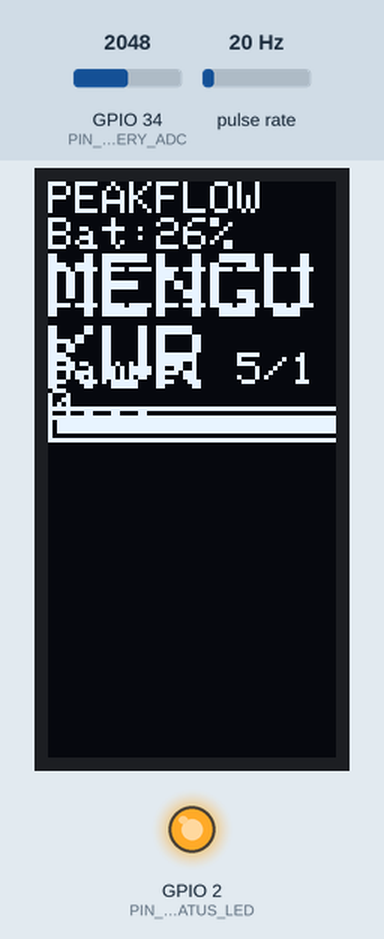
Recording of a sketch running on a simulated ESP32. Parts: 64×128 one-colour display, output pins drawn as LEDs (lit = HIGH). Wiring (inferred from the names in the program): pulse sensor: data GPIO 15. The inputs (shaded band) are chosen by the test bench; at power-on: pulse rate 20 Hz, GPIO 34 (PIN_BATTERY_ADC) = 2048. WiFi joins after 1.5 s; servers stay silent unless stated; the display library's start-up logo is not drawn; uploads are accepted with an empty reply.

Above: at 3.2 s.
3.3 s: pulse rate (sensor on GPIO 15) set to 11 Hz
6.0 s: pulse rate (sensor on GPIO 15) set to 8 Hz
At 6.72 s:
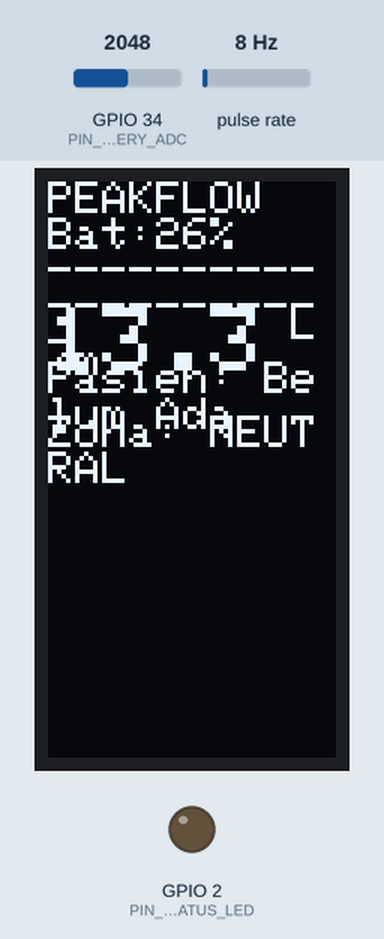
8.0 s: GPIO 34 (PIN_BATTERY_ADC) set to 1460
At 9.12 s:
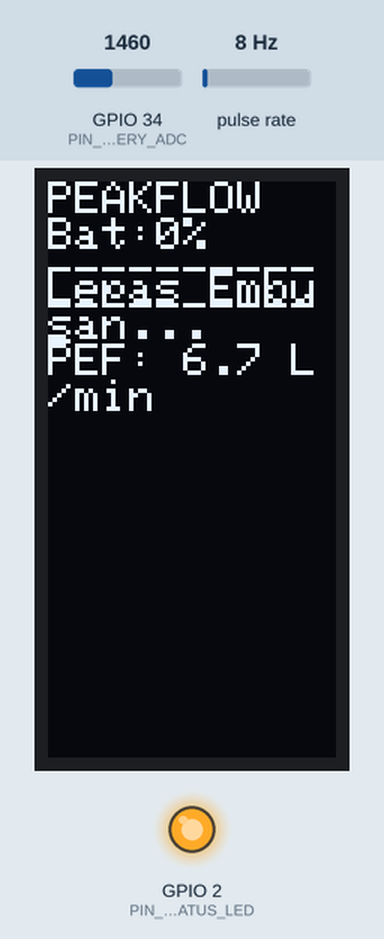
9.6 s: GPIO 34 (PIN_BATTERY_ADC) set to 2047
At 10.06 s:
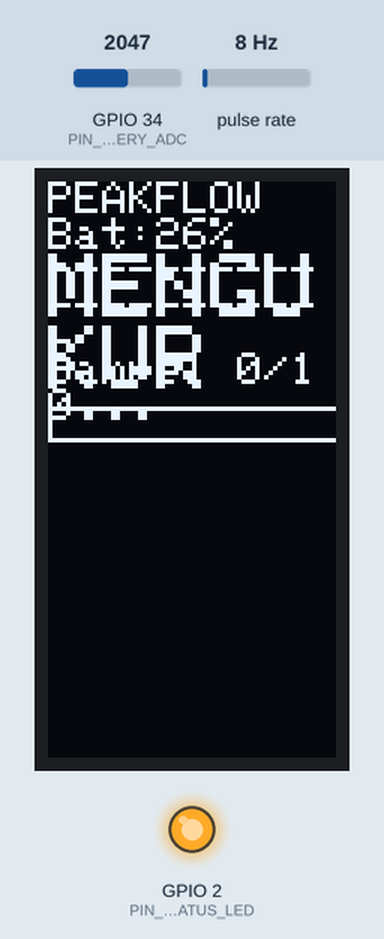
12.6 s: pulse rate (sensor on GPIO 15) set to 50 Hz
At 15.5 s:
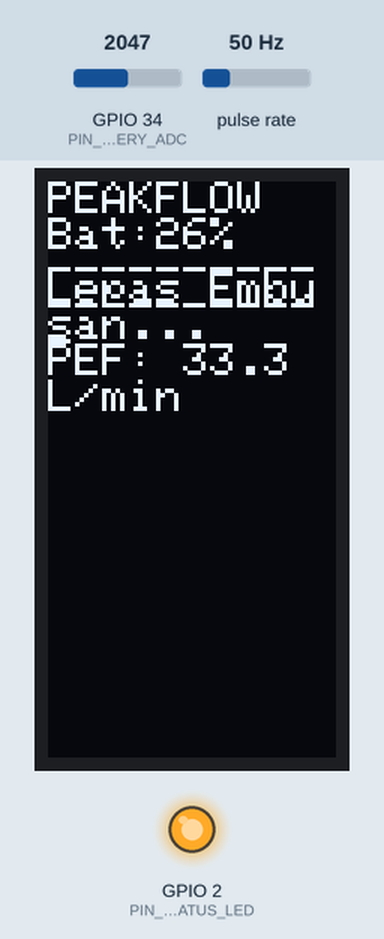
15.6 s: GPIO 34 (PIN_BATTERY_ADC) set to 1990
At 16.6 s:
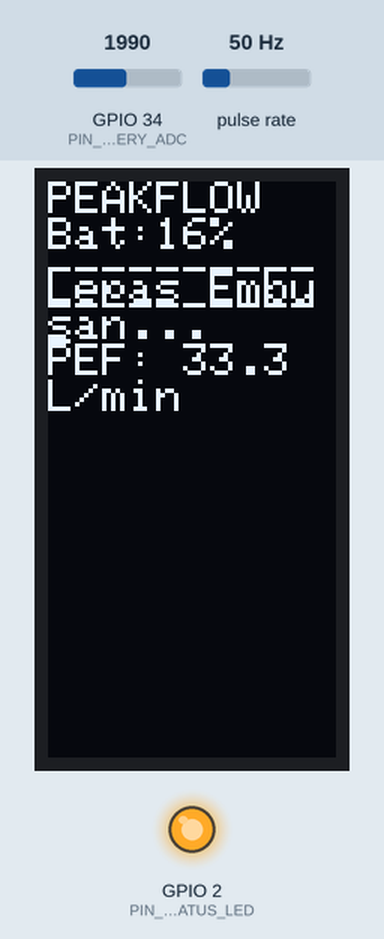
Timing chart, 0 to 18.2 s (numbered marks = the images above; inputs shaded):
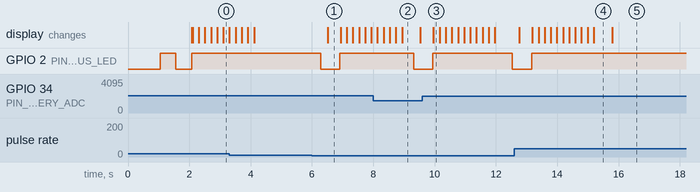

Measured:
- the behaviour switches between 10 and 9 Hz on pulse rate (sensor on GPIO 15) (found by bisection; images 0 and 1)
- the behaviour switches between 2045 and 2044 on GPIO 34 (PIN_BATTERY_ADC) (found by bisection; images 4 and 5)
- after the input at 6.0 s, GPIO 2 (PIN_STATUS_LED): HIGH → LOW after 0.29 s, → HIGH 0.63 s later; the display: changes after 0.51 s (image 1)
- after the input at 15.6 s, the display: changes after 0.19 s (image 5)
- what the display in image 1 shows lasts 0.4 s, from 6.5 s to 6.9 s
- what the display in image 2 shows lasts 0.6 s, from 8.9 s to 9.5 s

The sketch:

PeakFlow_Firmware.ino
```cpp
/**
 * =============================================================================
 * PeakFlow Respiratory Meter — ESP32 Firmware v2.0.0 (FINAL PRODUCTION)
 * Rancang Bangun Peak Flow Meter untuk Deteksi Penderita Asma Berbasis IoT
 * dengan Output Print Thermal
 *
 * Target Hardware: ESP32 DevKitC V4
 * Sensor: FS300A G3/4 Hall-Effect (GPIO 15)
 * Printer: BT-2 Mini Thermal Printer (UART2: GPIO 16 RX, GPIO 17 TX @ 19200 baud)
 * Display: OLED SH1107 1.3" 128x64 (I2C: GPIO 21 SDA, GPIO 22 SCL)
 * Indikator: Status LED Onboard (GPIO 2)
 * Baterai: Sensor Tegangan Baterai 18650 (ADC GPIO 34)
 *
 * Target Server: Node.js Server (http://domain-atau-ip:3000/update-test)
 * Standar Medis: GINA 2024 (3 Zona) & Knudson 1983 (dengan Tinggi Badan)
 * Kalibrasi: CALIBRATION_FACTOR = 1.5 (Terkunci Sesuai KTI §3.12.2)
 * Status: PURE CLEAN — Tanpa Data Dummy / Murni Data Baru
 * =============================================================================
 */

#include <WiFi.h>
#include <WiFiClientSecure.h>
#include <HTTPClient.h>
#include <ArduinoJson.h>
#include <Wire.h>
#include <Adafruit_GFX.h>
#include <Adafruit_SH110X.h>

// -----------------------------------------------------------------------------
// KONFIGURASI PIN HARDWARE (KTI Bab III & Lampiran)
// -----------------------------------------------------------------------------
#define PIN_FLOW_SENSOR    15   // FS300A Interrupt Input
#define PIN_STATUS_LED     2    // Status LED Onboard
#define PIN_BATTERY_ADC    34   // Pembaca tegangan baterai 18650
#define PIN_PRINTER_RX     16   // UART2 RX (ke TX Printer)
#define PIN_PRINTER_TX     17   // UART2 TX (ke RX Printer)

// Konfigurasi Printer Thermal BT-2
#define PRINTER_BAUD_RATE  19200
HardwareSerial PrinterSerial(2);

// Konfigurasi Display OLED SH1107 128x64 I2C (Alamat 0x3C)
#define OLED_ADDR          0x3C
Adafruit_SH1107 display(64, 128, &Wire);

// -----------------------------------------------------------------------------
// KONFIGURASI JARINGAN & SERVER NODE.JS (MENDUKUNG DOMAIN MAUPUN IP)
// -----------------------------------------------------------------------------
// Contoh pengiriman ke domain web publik (HTTPS atau HTTP):
//   const char* SERVER_BASE = "https://tastikessemarang.com/peakflow";
// Contoh pengiriman ke server Node.js lokal di jaringan Wi-Fi:
//   const char* SERVER_BASE = "http://192.168.1.50:3000";
const char* WIFI_SSID     = "NAMA_WIFI_ANDA";     // Ganti dengan SSID WiFi/Hotspot Anda
const char* WIFI_PASSWORD = "PASSWORD_WIFI";      // Ganti dengan Password WiFi Anda
const char* SERVER_BASE   = "https://ta.ukmiptek.org"; // Mengarah ke portal publik ta.ukmiptek.org

// Mode Cadangan SoftAP (Jika WiFi Luar Tidak Terhubung)
const char* AP_SSID       = "PeakFlowWeb";
const char* AP_PASSWORD   = "12345678";

// -----------------------------------------------------------------------------
// PARAMETER KALIBRASI & MEDIS (KTI §3.12.2, GINA 2024, Knudson 1983)
// -----------------------------------------------------------------------------
#define CALIBRATION_FACTOR 1.5  // Formula KTI §3.12.2: (pulsa / 0.2) / 1.5
const float FLOW_START_THRESHOLD = 5.0; // Minimal 5.0 L/min untuk mulai record
const int   SAMPLE_COUNT         = 10;  // 10 sampel
const int   SAMPLE_INTERVAL_MS   = 200; // 200 ms per sampel (Total 2,0 detik)

// -----------------------------------------------------------------------------
// STRUKTUR DATA STATE & PASIEN (MURNI BERSIH TANPA DATA DUMMY)
// -----------------------------------------------------------------------------
enum DeviceState {
  STATE_IDLE,
  STATE_RECORDING,
  STATE_WAIT_ZERO,
  STATE_PRINTING
};

DeviceState currentState = STATE_IDLE;

struct PatientProfile {
  String name = "";
  char   gender = 'M';
  int    age = 0;
  float  height = 0.0;
  bool   isRegistered = false;
} currentPatient;

volatile unsigned long pulseCounter = 0;
float samples[SAMPLE_COUNT];
int   sampleIdx = 0;
float currentPeak = 0.0;
unsigned long lastSampleTime = 0;
unsigned long lastServerPoll = 0;

// Interrupt Service Routine untuk Sensor Aliran FS300A
void IRAM_ATTR onFlowSensorPulse() {
  pulseCounter++;
}

// -----------------------------------------------------------------------------
// FUNGSI PERHITUNGAN MEDIS
// -----------------------------------------------------------------------------
float computePredictedPEF(int age, char gender, float heightCm) {
  if (age <= 0 || heightCm <= 0) return 0.0;
  if (gender == 'F' || gender == 'f') {
    return max(100.0, 4.0 * heightCm - 1.5 * (float)age - 170.0);
  } else {
    return max(100.0, 5.6 * heightCm - 2.0 * (float)age - 238.0);
  }
}

String classifyZone(float pef, float predicted) {
  if (predicted <= 0.0 || pef <= 0.0) return "NEUTRAL";
  float pct = (pef / predicted) * 100.0;
  if (pct >= 80.0) return "HIJAU";
  if (pct >= 60.0) return "KUNING";
  return "MERAH";
}

int readBatteryPercent() {
  int raw = analogRead(PIN_BATTERY_ADC);
  float voltage = (raw / 4095.0) * 2.0 * 3.3 * 1.05; // Voltage divider
  int pct = (int)((voltage - 3.2) / (4.2 - 3.2) * 100.0);
  return constrain(pct, 0, 100);
}

// -----------------------------------------------------------------------------
// PENGIRIMAN DATA KE SERVER NODE.JS (DOMAIN MAUPUN IP · HTTP MAUPUN HTTPS)
// -----------------------------------------------------------------------------
void sendTestToServer(float peak, float samplesArr[], int sampleCount) {
  if (WiFi.status() != WL_CONNECTED) return;

  HTTPClient http;
  WiFiClient client;
  WiFiClientSecure secureClient;
  String url = String(SERVER_BASE) + "/update-test";

  if (url.startsWith("https://")) {
    secureClient.setInsecure(); // Mengizinkan HTTPS ke domain publik
    http.begin(secureClient, url);
  } else {
    http.begin(client, url);
  }

  http.addHeader("Content-Type", "application/json");

  float pred = computePredictedPEF(currentPatient.age, currentPatient.gender, currentPatient.height);
  String zoneStr = classifyZone(peak, pred);
  float pct = pred > 0 ? (peak / pred) * 100.0 : 0.0;
  String flowStatus = (pct >= 80.0 || (pred == 0.0 && peak >= 400.0)) ? "normal" : "tidak normal";

  StaticJsonDocument<512> doc;
  doc["peak_flow"] = peak;
  doc["flow_status"] = flowStatus;
  doc["predicted"] = pred;
  doc["pct_predicted"] = pct;
  doc["zone"] = (zoneStr == "HIJAU") ? "green" : ((zoneStr == "KUNING") ? "yellow" : "red");
  doc["sample_index"] = sampleCount;
  doc["state"] = "IDLE";
  doc["battery"] = readBatteryPercent();
  doc["printer_ok"] = 1;

  JsonArray sArr = doc.createNestedArray("samples");
  for (int i = 0; i < sampleCount; i++) {
    sArr.add(samplesArr[i]);
  }

  String payload;
  serializeJson(doc, payload);
  int httpCode = http.POST(payload);
  http.end();
}

void pollServerState() {
  if (WiFi.status() != WL_CONNECTED) return;

  // 1. Ambil data pasien aktif
  HTTPClient http;
  WiFiClient client;
  WiFiClientSecure secureClient;
  String urlGet = String(SERVER_BASE) + "/get-data";

  if (urlGet.startsWith("https://")) {
    secureClient.setInsecure();
    http.begin(secureClient, urlGet);
  } else {
    http.begin(client, urlGet);
  }

  int httpCode = http.GET();
  if (httpCode == HTTP_CODE_OK) {
    String resp = http.getString();
    DynamicJsonDocument doc(1024);
    deserializeJson(doc, resp);

    if (doc["has_patient"] == true) {
      currentPatient.name = doc["name"].as<String>();
      String g = doc["gender"].as<String>();
      currentPatient.gender = g.length() > 0 ? g[0] : 'M';
      currentPatient.age = doc["age"].as<int>();
      currentPatient.height = doc["height"].as<float>();
      currentPatient.isRegistered = true;
    } else {
      currentPatient.isRegistered = false;
      currentPatient.name = "";
    }
  }
  http.end();

  // 2. Cek perintah cetak struk dari web
  HTTPClient httpPrint;
  WiFiClient clientP;
  WiFiClientSecure secureClientP;
  String urlPrint = String(SERVER_BASE) + "/check-print";

  if (urlPrint.startsWith("https://")) {
    secureClientP.setInsecure();
    httpPrint.begin(secureClientP, urlPrint);
  } else {
    httpPrint.begin(clientP, urlPrint);
  }

  int pCode = httpPrint.GET();
  if (pCode == HTTP_CODE_OK) {
    DynamicJsonDocument pDoc(128);
    deserializeJson(pDoc, httpPrint.getString());
    if (pDoc["print"] == true && currentPeak > 0.0) {
      printThermalReceipt();
    }
  }
  httpPrint.end();
}

// -----------------------------------------------------------------------------
// PENCETAKAN STRUK THERMAL BT-2 (57.5 mm · 32 Karakter)
// -----------------------------------------------------------------------------
void printThermalReceipt() {
  digitalWrite(PIN_STATUS_LED, HIGH);
  PrinterSerial.write(0x1B); PrinterSerial.write(0x40); // ESC @ (Reset Printer)
  PrinterSerial.write(0x1B); PrinterSerial.write(0x61); PrinterSerial.write(0x01); // Center align

  PrinterSerial.println("── PEAKFLOW ──");
  PrinterSerial.println("PORTAL RESPIRATORI");
  PrinterSerial.write(0x1B); PrinterSerial.write(0x61); PrinterSerial.write(0x00); // Left align
  PrinterSerial.println("--------------------------------");

  if (currentPatient.isRegistered) {
    PrinterSerial.printf("Nama    : %s\n", currentPatient.name.c_str());
    PrinterSerial.printf("Usia    : %d th (%c)\n", currentPatient.age, currentPatient.gender);
    PrinterSerial.printf("Tinggi  : %.0f cm\n", currentPatient.height);
  } else {
    PrinterSerial.println("Pasien  : Belum Terdaftar");
  }

  float pred = computePredictedPEF(currentPatient.age, currentPatient.gender, currentPatient.height);
  String zone = classifyZone(currentPeak, pred);
  float pct = pred > 0 ? (currentPeak / pred) * 100.0 : 0.0;

  PrinterSerial.println("--------------------------------");
  PrinterSerial.printf("PEF     : %.1f L/min\n", currentPeak);
  PrinterSerial.printf("Prediksi: %.1f L/min\n", pred);
  PrinterSerial.printf("Zona    : %s (%.1f%%)\n", zone.c_str(), pct);
  PrinterSerial.println("--------------------------------");

  // Grafik ASCII Bar Chart (1000 -> 0 step 50)
  for (int lvl = 1000; lvl >= 50; lvl -= 50) {
    char row[33];
    snprintf(row, sizeof(row), "%4d|", lvl);
    for (int i = 0; i < SAMPLE_COUNT; i++) {
      strcat(row, (samples[i] >= lvl) ? " *" : "  ");
    }
    PrinterSerial.println(row);
  }
  PrinterSerial.println("   0+--------------------");
  PrinterSerial.println("      1 2 3 4 5 6 7 8 9 0");
  PrinterSerial.println("--------------------------------");
  PrinterSerial.println("Semarang (WIB)");
  PrinterSerial.println("\n\n\n"); // Feed paper

  digitalWrite(PIN_STATUS_LED, LOW);
}

// -----------------------------------------------------------------------------
// UPDATE TAMPILAN OLED SH1107 (128x64)
// -----------------------------------------------------------------------------
void updateOLED() {
  display.clearDisplay();
  display.setTextColor(SH110X_WHITE);
  display.setTextSize(1);
  display.setCursor(0, 0);

  display.print("PEAKFLOW  Bat:");
  display.print(readBatteryPercent());
  display.println("%");
  display.println("---------------------");

  if (currentState == STATE_RECORDING) {
    display.setTextSize(2);
    display.setCursor(0, 16);
    display.print("MENGUKUR");
    display.setTextSize(1);
    display.setCursor(0, 38);
    display.printf("Sampel %d/10...", sampleIdx);
    display.drawRect(0, 50, 128, 8, SH110X_WHITE);
    display.fillRect(2, 52, (sampleIdx * 124) / 10, 4, SH110X_WHITE);
  } else if (currentState == STATE_WAIT_ZERO) {
    display.setTextSize(1);
    display.setCursor(0, 20);
    display.println("Lepas Embusan...");
    display.printf("PEF: %.1f L/min\n", currentPeak);
  } else {
    if (currentPatient.isRegistered) {
      display.printf("Pasien: %s\n", currentPatient.name.c_str());
    } else {
      display.println("Pasien: Belum Ada");
    }

    display.setTextSize(2);
    display.setCursor(0, 28);
    display.printf("%.1f", currentPeak);
    display.setTextSize(1);
    display.println(" L/m");

    float pred = computePredictedPEF(currentPatient.age, currentPatient.gender, currentPatient.height);
    display.setCursor(0, 52);
    display.printf("Zona: %s", classifyZone(currentPeak, pred).c_str());
  }

  display.display();
}

// -----------------------------------------------------------------------------
// SETUP & INITIALIZATION
// -----------------------------------------------------------------------------
void setup() {
  Serial.begin(115200);
  PrinterSerial.begin(PRINTER_BAUD_RATE, SERIAL_8N1, PIN_PRINTER_RX, PIN_PRINTER_TX);

  pinMode(PIN_FLOW_SENSOR, INPUT_PULLUP);
  pinMode(PIN_STATUS_LED, OUTPUT);
  pinMode(PIN_BATTERY_ADC, INPUT);
  attachInterrupt(digitalPinToInterrupt(PIN_FLOW_SENSOR), onFlowSensorPulse, RISING);

  // Inisialisasi OLED SH1107
  display.begin(OLED_ADDR, true);
  display.display();
  delay(500);

  // Sambungkan ke WiFi untuk kirim data ke Server Node.js
  WiFi.mode(WIFI_STA);
  WiFi.begin(WIFI_SSID, WIFI_PASSWORD);

  unsigned long startAttempt = millis();
  while (WiFi.status() != WL_CONNECTED && millis() - startAttempt < 8000) {
    delay(500);
    digitalWrite(PIN_STATUS_LED, !digitalRead(PIN_STATUS_LED));
  }

  if (WiFi.status() != WL_CONNECTED) {
    // Fallback ke SoftAP jika WiFi tidak terdeteksi
    WiFi.mode(WIFI_AP);
    WiFi.softAP(AP_SSID, AP_PASSWORD);
  }

  digitalWrite(PIN_STATUS_LED, LOW);
  updateOLED();
}

// -----------------------------------------------------------------------------
// MAIN LOOP
// -----------------------------------------------------------------------------
void loop() {
  unsigned long now = millis();

  // 1. Hitung Flow Rate saat ini (L/min) dengan CALIBRATION_FACTOR 1.5
  if (now - lastSampleTime >= SAMPLE_INTERVAL_MS) {
    unsigned long dt = now - lastSampleTime;
    lastSampleTime = now;

    noInterrupts();
    unsigned long pulses = pulseCounter;
    pulseCounter = 0;
    interrupts();

    float dtSec = (float)dt / 1000.0;
    float currentFlow = (dtSec > 0) ? ((float)pulses / dtSec) / CALIBRATION_FACTOR : 0.0;

    // Mesin Status Pengukuran (State Machine)
    if (currentState == STATE_IDLE) {
      if (currentFlow >= FLOW_START_THRESHOLD) {
        currentState = STATE_RECORDING;
        sampleIdx = 0;
        currentPeak = 0.0;
        digitalWrite(PIN_STATUS_LED, HIGH);
      }
    } else if (currentState == STATE_RECORDING) {
      samples[sampleIdx] = currentFlow;
      if (currentFlow > currentPeak) {
        currentPeak = currentFlow;
      }
      sampleIdx++;
      if (sampleIdx >= SAMPLE_COUNT) {
        currentState = STATE_WAIT_ZERO;
      }
    } else if (currentState == STATE_WAIT_ZERO) {
      if (currentFlow <= FLOW_START_THRESHOLD) {
        currentState = STATE_IDLE;
        digitalWrite(PIN_STATUS_LED, LOW);
        // Kirim hasil pengukuran nyata ke Server Node.js
        sendTestToServer(currentPeak, samples, SAMPLE_COUNT);
      }
    }

    updateOLED();
  }

  // 2. Polling status pasien baru & perintah cetak dari server setiap 1,5 detik
  if (now - lastServerPoll >= 1500 && currentState == STATE_IDLE) {
    lastServerPoll = now;
    pollServerState();
  }
}
```
